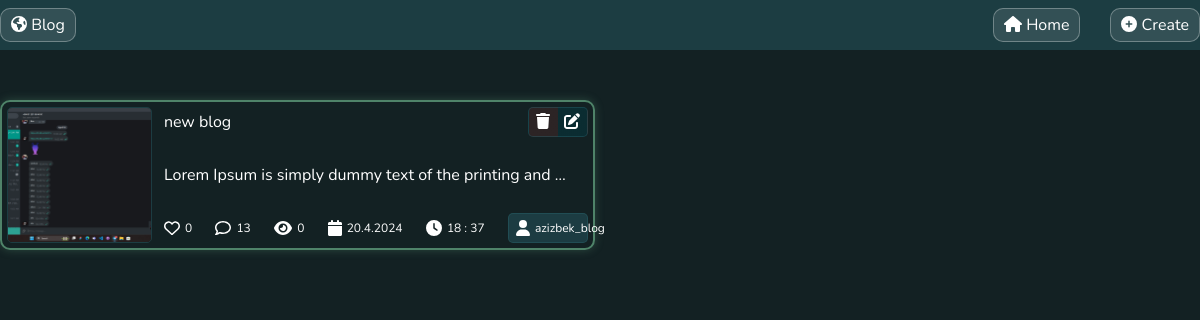
/user/panel/, run on an earlier commit of the app's database.
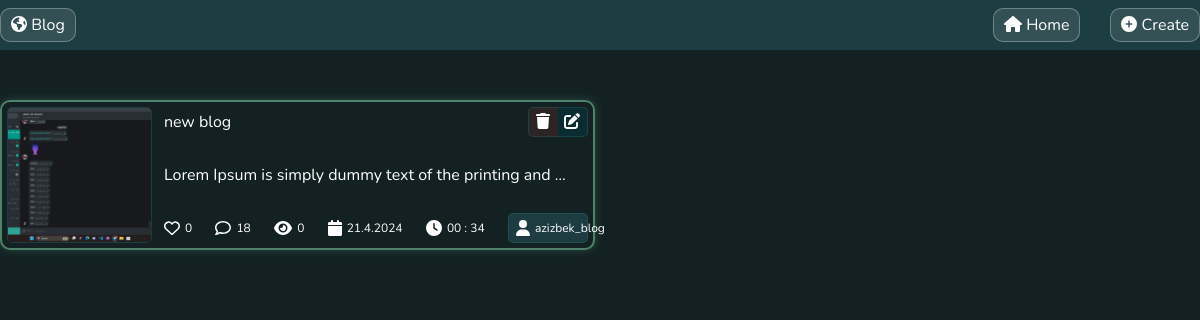
And on a later commit of the database.
### main_app/models.py (models this page shows, shortened)
class Article(models.Model):
    title = models.CharField(max_length=100)
    content = models.TextField()
    date = models.DateField(auto_now_add=True)
    author = models.ForeignKey('auth.User', on_delete=models.CASCADE)
    image   = models.ImageField(blank=True , upload_to="blog/")
    updated = models.DateTimeField(auto_now=True)
    likes = models.IntegerField(default=0)
    comments = models.IntegerField(default=0)
    views = models.IntegerField(default=0)
    category = models.ForeignKey(Categories, on_delete=models.CASCADE)
    tag = models.ForeignKey(Tags, on_delete=models.CASCADE)

### main_app/views.py (the view)
# urls.py: path("user/panel/", views.admin_panel, name="admin_panel"),
def admin_panel(request):
    all_article = Article.objects.all()
    data = {
        "article": all_article,
    }
    return render(request, "admin/delete_update.html", context=data)

### main_app/models.py (called while the page is built)
    def __str__(self):
        return str(self.name)

### templates/admin/delete_update.html (shortened to what this page needs)
{% extends "admin/admin_panel.html" %}
{% block context_index %}
<div class="container">
    <div class="article_list_wrapper">
        {% for i in article %}
        <div class="article_card card_{{i.tag}}">
            <div class="article_image_block">
                <img src="{{ i.image.url }}" alt="article image">
            </div>
            <div class="article_context_block">
                <div class="article_title">
                    <div>
                        <p>{{ i.title }}</p>
                    </div>
                    <div class="article_icon_wrapper">
                        <p class="delete_modal_btn" article_id="{% url 'main_app:delete_this_article' i.id %}"><i
                                class="fa-solid fa-trash"></i></p>
                        <a href="{% url 'main_app:update_article' i.id %}"> <i class="fa-solid fa-pen-to-square"></i></a>
                    </div>
                </div>
                <div class="article_content">
                    {{ i.content | truncatewords:10 }}
                </div>
                <div class="like_comment_wrapper_block">
                    <div class="like"><i class="fa-regular fa-heart"></i>
                        <p>{{ i.likes }}</p>
                    </div>
                    <div><i class="fa-regular fa-comment"></i>
                        <p>{{ i.comments }}</p>
                    </div>
                    <div class="views"><i class="fa-solid fa-eye"></i>
                        <p>{{ i.views }}</p>
                    </div>
                    <div class="date">
                        <i class="fa-solid fa-calendar"></i>
                        <p>{{ i.updated | date:'d.n.Y' }}</p>
                    </div>
                    <div class="time">
                        <i class="fa-solid fa-clock"></i>
                        <p> {{ i.updated | date:'H : i' }}</p>
                    </div>
                    <div class="article_author">
                        <i class="fa-solid fa-user"></i>
                        <p>{{ i.author }}</p>
                    </div>
                </div>
            </div>
        </div>
        {% endfor %}
    </div>
</div>
{% endblock context_index %}

What changed in the data, as far as the page shows it:
changed Article "new blog": comments "13" → "18"; updated "20.4.2024" → "21.4.2024"; updated "18 : 37" → "00 : 34"
